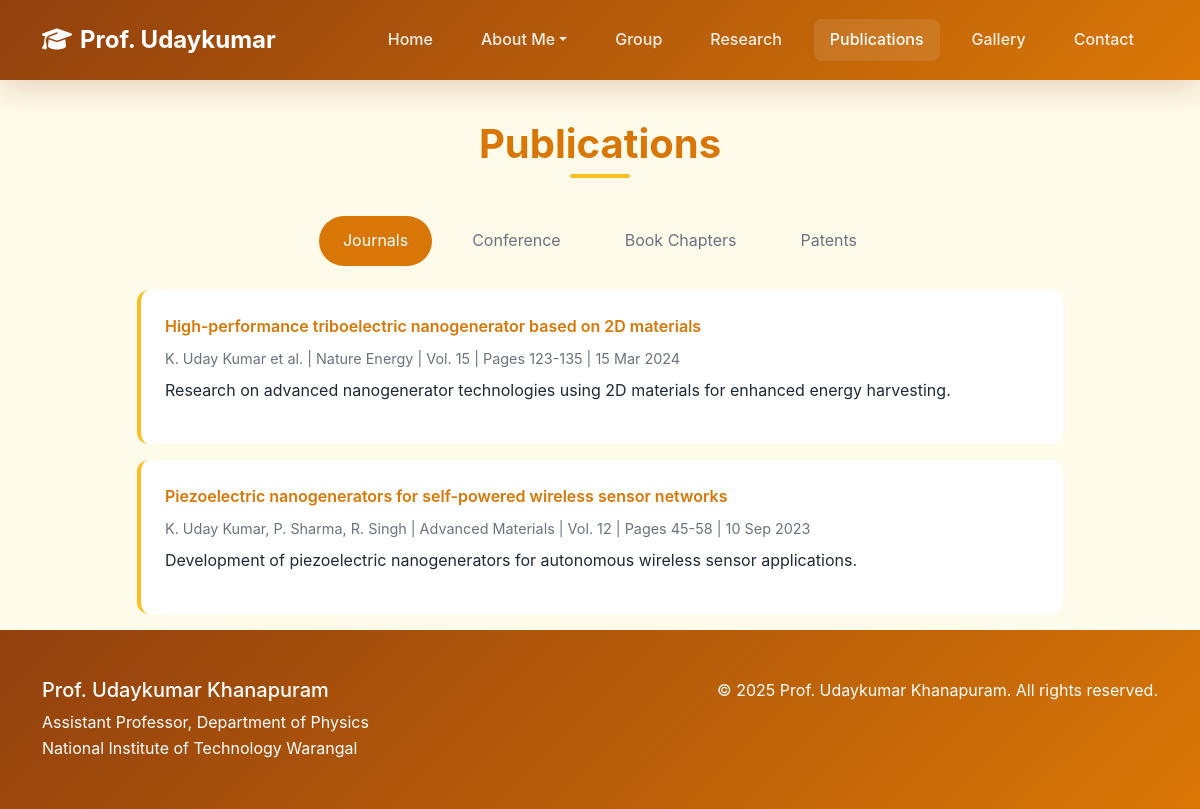
Before: /publications/ with the older database file.
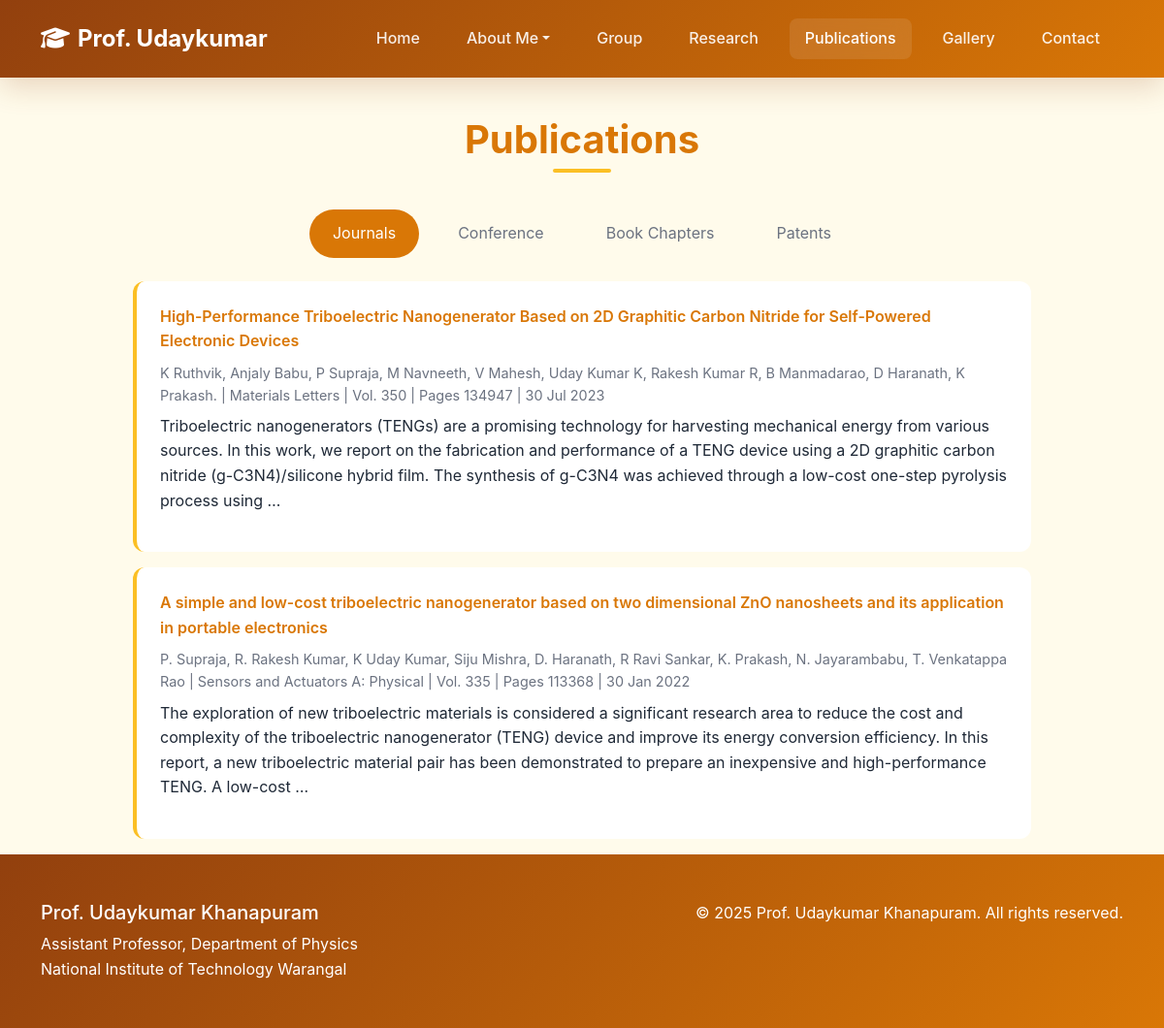
After: the same page with the newer database file.
### website/models.py (models this page shows, shortened)
class Publication(models.Model):
    CATEGORY_CHOICES = [
        ('journals', 'Journals'),
        ('conference', 'Conference'),
        ('book_chapters', 'Book Chapters'),
        ('patents', 'Patents'),
    ]
    title = models.CharField(max_length=500)
    authors = models.TextField()
    journal = models.CharField(max_length=200, blank=True)
    volume = models.CharField(max_length=50, blank=True)
    page_no = models.CharField(max_length=50, blank=True)
    publication_date = models.DateField(help_text="Publication date (Day/Month/Year)")
    description = models.TextField(blank=True)
    url = models.URLField(blank=True)
    publication_link = models.URLField(blank=True, help_text="Direct link to the publication")
    category = models.CharField(max_length=20, choices=CATEGORY_CHOICES, default='journals')
    created_at = models.DateTimeField(auto_now_add=True)
    class Meta:
        ordering = ['-publication_date', '-created_at']

### website/views.py (the view)
# urls.py: path('publications/', views.publications, name='publications'),
def publications(request):
    category = request.GET.get('category', 'journals')
    publications = Publication.objects.filter(category=category)
    categories = Publication.CATEGORY_CHOICES
    context = {
        'publications': publications,
        'categories': categories,
        'current_category': category
    }
    return render(request, 'publications.html', context)

### templates/publications.html (shortened to what this page needs)
{% extends 'base.html' %}
{% load static %}
{% block content %}
<div style="padding-top: 120px;">
    <div class="container">
        <h2 class="section-title">Publications</h2>
        <div class="row mb-4">
            <div class="col-12">
                <ul class="nav nav-pills justify-content-center" id="publicationTabs">
                    {% for category_key, category_name in categories %}
                    <li class="nav-item">
                        <a class="nav-link {% if current_category == category_key %}active{% endif %}"
                           href="?category={{ category_key }}">{{ category_name }}</a>
                    </li>
                    {% endfor %}
                </ul>
            </div>
        </div>
        <div class="row">
            <div class="col-lg-10 mx-auto">
                {% for publication in publications %}
                <div class="publication-item">
                    <div class="publication-title">
                        {% if publication.publication_link %}
                            <a href="{{ publication.publication_link }}" target="_blank" class="publication-link">
                                {{ publication.title }}
                            </a>
                        {% else %}
                            {{ publication.title }}
                        {% endif %}
                    </div>
                    <div class="publication-meta">
                        {{ publication.authors }} | {{ publication.journal }}
                        {% if publication.volume %} | Vol. {{ publication.volume }}{% endif %}
                        {% if publication.page_no %} | Pages {{ publication.page_no }}{% endif %}
                        | {{ publication.publication_date|date:"d M Y" }}
                    </div>
                    {% if publication.description %}
                        <p class="mt-2">{{ publication.description|truncatewords:50 }}</p>
                    {% endif %}
                </div>
                {% empty %}
                {% if current_category == 'journals' %}
                <div class="publication-item">
                    <div class="publication-title">High-performance triboelectric nanogenerator based on 2D materials</div>
                    <div class="publication-meta">K. Uday Kumar et al. | Nature Energy | Vol. 15 | Pages 123-135 | 15 Mar 2024</div>
                    <p class="mt-2">Research on advanced nanogenerator technologies using 2D materials for enhanced energy harvesting.</p>
                </div>
                <div class="publication-item">
                    <div class="publication-title">Piezoelectric nanogenerators for self-powered wireless sensor networks</div>
                    <div class="publication-meta">K. Uday Kumar, P. Sharma, R. Singh | Advanced Materials | Vol. 12 | Pages 45-58 | 10 Sep 2023</div>
                    <p class="mt-2">Development of piezoelectric nanogenerators for autonomous wireless sensor applications.</p>
                </div>
                {% endif %}
                {% endfor %}
            </div>
        </div>
    </div>
</div>
{% endblock %}

### templates/base.html (shortened to what this page needs)
<!DOCTYPE html>
<html lang="en">
<head>
    {% load static %}
    <link href="https://cdnjs.cloudflare.com/ajax/libs/bootstrap/5.3.2/css/bootstrap.min.css" rel="stylesheet">
    <link href="https://cdnjs.cloudflare.com/ajax/libs/font-awesome/6.4.0/css/all.min.css" rel="stylesheet">
    <link href="https://cdnjs.cloudflare.com/ajax/libs/animate.css/4.1.1/animate.min.css" rel="stylesheet">
    <link href="{% static 'css/style.css' %}" rel="stylesheet">
</head>
<body>
    <div class="page-wrapper">
        <nav class="navbar navbar-expand-lg fixed-top">
            <div class="container">
                <a class="navbar-brand" href="{% url 'home' %}">
                    <i class="fas fa-graduation-cap me-2"></i>Prof. Udaykumar
                </a>
                <div class="collapse navbar-collapse" id="navbarNav">
                    <ul class="navbar-nav ms-auto">
                        <li class="nav-item">
                            <a class="nav-link {% if request.resolver_match.url_name == 'home' %}active{% endif %}" href="{% url 'home' %}">Home</a>
                        </li>
                        <li class="nav-item dropdown">
                            <a class="nav-link dropdown-toggle" href="{% url 'about' %}" role="button" data-bs-toggle="dropdown">About Me</a>
                        </li>
                        <li class="nav-item">
                            <a class="nav-link {% if request.resolver_match.url_name == 'group' %}active{% endif %}" href="{% url 'group' %}">Group</a>
                        </li>
                        <li class="nav-item">
                            <a class="nav-link {% if request.resolver_match.url_name == 'research' %}active{% endif %}" href="{% url 'research' %}">Research</a>
                        </li>
                        <li class="nav-item">
                            <a class="nav-link {% if request.resolver_match.url_name == 'publications' %}active{% endif %}" href="{% url 'publications' %}">Publications</a>
                        </li>
                        <li class="nav-item">
                            <a class="nav-link {% if request.resolver_match.url_name == 'gallery' %}active{% endif %}" href="{% url 'gallery' %}">Gallery</a>
                        </li>
                        <li class="nav-item">
                            <a class="nav-link {% if request.resolver_match.url_name == 'contact' %}active{% endif %}" href="{% url 'contact' %}">Contact</a>
                        </li>
                    </ul>
                </div>
            </div>
        </nav>
        <main class="main-content">
            {% block content %}
            {% endblock %}
        </main>
        <footer class="footer mt-auto">
            <div class="container">
                <div class="row">
                    <div class="col-md-6">
                        <h5>Prof. Udaykumar Khanapuram</h5>
                        <p>Assistant Professor, Department of Physics<br>National Institute of Technology Warangal</p>
                    </div>
                    <div class="col-md-6 text-md-end">
                        <p>&copy; 2025 Prof. Udaykumar Khanapuram. All rights reserved.</p>
                    </div>
                </div>
            </div>
        </footer>
    </div>
</body>
</html>

### static/css/style.css (style rules this page uses)
:root { --primary-color: #d97706; --secondary-color: #f59e0b; --accent-color: #fbbf24; --dark-primary: #92400e; --text-dark: #1f2937; --text-light: #6b7280; --bg-light: #fffbeb; --gradient: linear-gradient(135deg, #d97706 0%, #f59e0b 100%); }
* { margin: 0; padding: 0; box-sizing: border-box; }
html, body { height: 100%; }
body { font-family: 'Inter', -apple-system, BlinkMacSystemFont, sans-serif; line-height: 1.6; color: var(--text-dark); background: var(--bg-light); }
.page-wrapper { min-height: 100vh; display: flex; flex-direction: column; }
.main-content { flex: 1; }
.navbar { background: linear-gradient(135deg, #92400e 0%, #d97706 100%) !important; box-shadow: 0 10px 30px rgba(146, 64, 14, 0.2); padding: 1rem 0; transition: all 0.3s ease; }
.navbar-brand { font-weight: 700; font-size: 1.5rem; color: white !important; }
.navbar-nav .nav-link { color: rgba(255, 255, 255, 0.9) !important; font-weight: 500; margin: 0 0.5rem; padding: 0.5rem 1rem !important; border-radius: 8px; transition: all 0.3s ease; }
.navbar-nav .nav-link:hover, .navbar-nav .nav-link.active { color: white !important; background: rgba(255, 255, 255, 0.1); backdrop-filter: blur(10px); }
.section-title { font-size: 2.5rem; font-weight: 700; color: var(--primary-color); margin-bottom: 3rem; text-align: center; position: relative; }
.section-title::after { content: ''; position: absolute; bottom: -10px; left: 50%; transform: translateX(-50%); width: 60px; height: 4px; background: var(--accent-color); border-radius: 2px; }
.publication-item { background: white; border-radius: 12px; padding: 1.5rem; margin-bottom: 1rem; border-left: 4px solid var(--accent-color); transition: all 0.3s ease; }
.publication-title { font-weight: 600; color: var(--primary-color); margin-bottom: 0.5rem; }
.publication-meta { color: var(--text-light); font-size: 0.9rem; }
.footer { background: linear-gradient(135deg, #92400e 0%, #d97706 100%); color: white; padding: 3rem 0 2rem; margin-top: auto; }
.nav-pills .nav-link.active { background-color: var(--primary-color); }

### templates/publications.html (style rules this page uses)
.publication-link { color: var(--primary-color); text-decoration: none; transition: color 0.3s ease; }
.nav-pills .nav-link { color: var(--text-light); margin: 0 0.5rem; padding: 0.75rem 1.5rem; border-radius: 25px; transition: all 0.3s ease; }
.nav-pills .nav-link.active { background-color: var(--primary-color); color: white; }

Changed rows visible on the page:
added Publication: title "High-Performance Triboelectric Nanogenerator Based on 2D Graphitic Carbon Nitride for Self-Powered Electronic Devices", authors "K Ruthvik, Anjaly Babu, P Supraja, M Navneeth, V Mahesh, Uday Kumar K, Rakesh Kumar R, B Manmadarao, D Haranath, K Prakash.", journal "Materials Letters", volume "350", page_no "134947", publication_date "30 Jul 2023", description "Triboelectric nanogenerators (TENGs) are a promising technology for harvesting mechanical energy from various sources. In this work, we report on the fabrication and performance of a TENG device using a 2D graphitic carbon nitride (g-C3N4)/silicone hybrid film. The synthesis of g-C3N4 was achieved through a low-cost one-step pyrolysis process using …"
added Publication: title "A simple and low-cost triboelectric nanogenerator based on two dimensional ZnO nanosheets and its application in portable electronics", authors "P. Supraja, R. Rakesh Kumar, K Uday Kumar, Siju Mishra, D. Haranath, R Ravi Sankar, K. Prakash, N. Jayarambabu, T. Venkatappa Rao", journal "Sensors and Actuators A: Physical", volume "335", page_no "113368", publication_date "30 Jan 2022", description "The exploration of new triboelectric materials is considered a significant research area to reduce the cost and complexity of the triboelectric nanogenerator (TENG) device and improve its energy conversion efficiency. In this report, a new triboelectric material pair has been demonstrated to prepare an inexpensive and high-performance TENG. A low-cost …"
Other visible differences:
text no longer shown: "High-performance triboelectric nanogenerator based on 2D materials K. Uday Kumar et al. | Nature Energy | Vol. 15 | Pages 123-135 | 15 Mar 2024 Research on advanced nanogenerator technologies using 2D materials for enhanced energy harvesting. Piezoelectric nanogenerators for self-powered wireless sensor networks K. Uday Kumar, P. Sharma, R. Singh | Advanced Materials | Vol. 12 | Pages 45-58 | 10 Sep 2023 Development of piezoelectric nanogenerators for autonomous wireless sensor applications."
